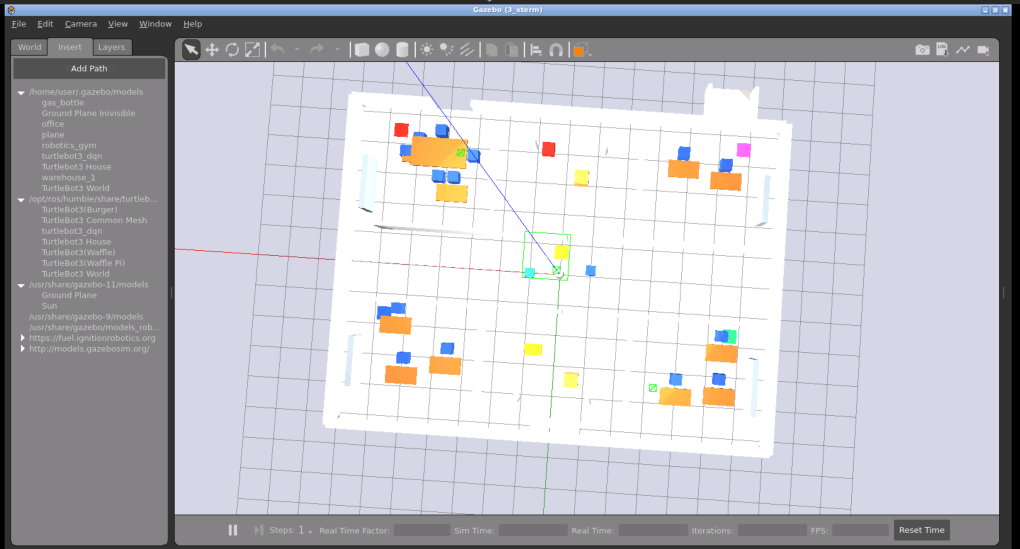
#> input picture docs/images/gazebo_environment.png, 3060 x 1647 px, found by its file name (shown at 1/3 size)
$ python generate_paper_figures.py
#> lines starting #> are read from the running program, lines starting #| are printed output that depends on the picture
"""Generate manuscript figures for the EMRMF paper.

Outputs are written to docs/images/paper_figures by default.
"""

from __future__ import annotations

import argparse
import math
from pathlib import Path

import matplotlib.pyplot as plt
import numpy as np
import pandas as pd


BLUE = '#2563eb'
GREEN = '#16a34a'
RED = '#dc2626'
AMBER = '#d97706'
GRAY = '#475569'
LIGHT = '#f8fafc'


def save(fig: plt.Figure, path: Path) -> None:
    path.parent.mkdir(parents=True, exist_ok=True)
    fig.savefig(path, dpi=300, bbox_inches='tight')
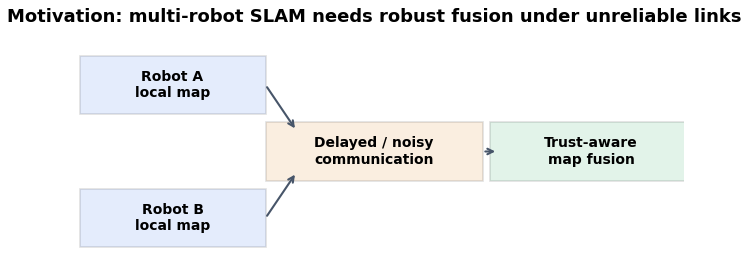
#> figure drawn by matplotlib, 1 panel
    plt.close(fig)


def box(ax, xy, text, color=BLUE, width=2.4, height=0.7):
    x, y = xy
    patch = plt.Rectangle((x - width / 2, y - height / 2), width, height, fc=color, ec='black', lw=1.2, alpha=0.12)
    ax.add_patch(patch)
    ax.text(x, y, text, ha='center', va='center', fontsize=10, weight='bold', wrap=True)


def arrow(ax, start, end, color=GRAY):
    ax.annotate('', xy=end, xytext=start, arrowprops=dict(arrowstyle='->', lw=1.5, color=color))


def fig01_motivation(output: Path) -> None:
    fig, ax = plt.subplots(figsize=(8, 4))
    ax.set_axis_off()
    box(ax, (1.4, 2.5), 'Robot A\nlocal map', BLUE)
    box(ax, (1.4, 0.9), 'Robot B\nlocal map', BLUE)
    box(ax, (4.0, 1.7), 'Delayed / noisy\ncommunication', AMBER, width=2.8)
    box(ax, (6.8, 1.7), 'Trust-aware\nmap fusion', GREEN, width=2.6)
    arrow(ax, (2.6, 2.5), (3.0, 1.95))
    arrow(ax, (2.6, 0.9), (3.0, 1.45))
    arrow(ax, (5.4, 1.7), (5.6, 1.7))
    ax.text(4.0, 3.25, 'Motivation: multi-robot SLAM needs robust fusion under unreliable links', ha='center', fontsize=13, weight='bold')
    ax.set_xlim(0, 8)
    ax.set_ylim(0, 3.7)
    save(fig, output / 'figure_01_motivation_sketch.png')


def fig02_architecture(output: Path) -> None:
    fig, ax = plt.subplots(figsize=(10, 5))
    ax.set_axis_off()
    labels = [
        ((1.5, 3.2), 'Phase 1\nLocal SLAM\npose + landmarks', BLUE),
        ((4.7, 3.2), 'Phase 2\nLoRa / DDS\nlatency + loss', AMBER),
        ((7.9, 3.2), 'Phase 3\nTrust-weighted\nglobal fusion', GREEN),
        ((1.5, 1.1), 'Robot team\n2-5 agents', GRAY),
        ((4.7, 1.1), 'Trust factor\ntheta from noise + delay', RED),
        ((7.9, 1.1), 'Outputs\nfused map + alerts', GREEN),
    ]
    for xy, text, color in labels:
        box(ax, xy, text, color=color, width=2.5, height=0.9)
    for y in (3.2, 1.1):
        arrow(ax, (2.75, y), (3.45, y))
        arrow(ax, (5.95, y), (6.65, y))
    arrow(ax, (4.7, 2.75), (4.7, 1.55))
    arrow(ax, (6.0, 1.1), (6.55, 2.85))
    ax.text(5.0, 4.55, 'Full Three-Phase EMRMF Architecture', ha='center', fontsize=15, weight='bold')
    ax.set_xlim(0, 10)
    ax.set_ylim(0, 5)
    save(fig, output / 'figure_02_three_phase_architecture.png')
#> in save (call 2), `fig.savefig(path, dpi=300, bbox_inches='tight')`:
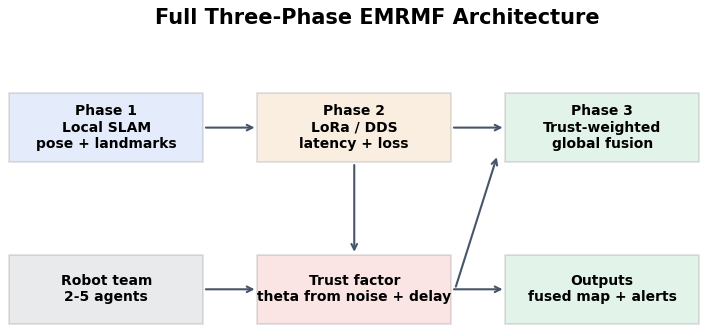
#> figure drawn by matplotlib, 1 panel


def fig03_slam_tree(output: Path) -> None:
    fig, ax = plt.subplots(figsize=(10, 5))
    ax.set_axis_off()
    nodes = {
        'SLAM': (5, 4.3),
        'Filtering': (2, 3.0),
        'Smoothing': (5, 3.0),
        'Learning': (8, 3.0),
        'EKF SLAM': (1.2, 1.7),
        'Particle SLAM': (2.8, 1.7),
        'Factor graph': (4.3, 1.7),
        'Pose graph': (5.7, 1.7),
        'Neural SLAM': (8, 1.7),
        'EMRMF focus': (5.0, 0.55),
    }
    for name, xy in nodes.items():
        color = GREEN if name == 'EMRMF focus' else BLUE if name in {'SLAM', 'Factor graph', 'Pose graph'} else GRAY
        box(ax, xy, name, color=color, width=1.8, height=0.55)
    for child in ['Filtering', 'Smoothing', 'Learning']:
        arrow(ax, nodes['SLAM'], nodes[child])
    for child in ['EKF SLAM', 'Particle SLAM']:
        arrow(ax, nodes['Filtering'], nodes[child])
    for child in ['Factor graph', 'Pose graph']:
        arrow(ax, nodes['Smoothing'], nodes[child])
    arrow(ax, nodes['Learning'], nodes['Neural SLAM'])
    arrow(ax, nodes['Factor graph'], nodes['EMRMF focus'])
    arrow(ax, nodes['Pose graph'], nodes['EMRMF focus'])
    ax.text(5, 4.85, 'SLAM Classification Tree', ha='center', fontsize=15, weight='bold')
    ax.set_xlim(0, 10)
    ax.set_ylim(0, 5.1)
    save(fig, output / 'figure_03_slam_classification_tree.png')
#> in save (call 3), `fig.savefig(path, dpi=300, bbox_inches='tight')`:
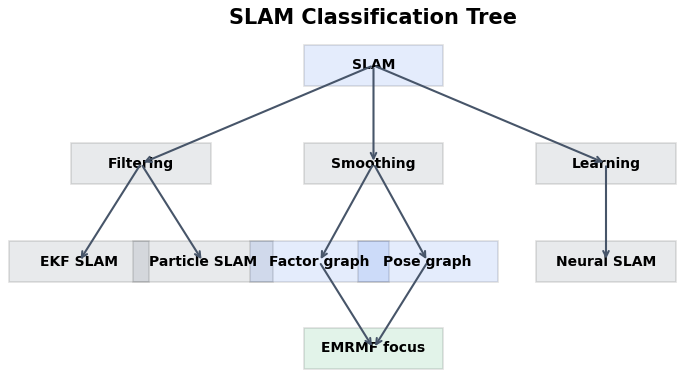
#> figure drawn by matplotlib, 1 panel


def fig04_ekf_vs_factor(output: Path) -> None:
    fig, axes = plt.subplots(1, 2, figsize=(10, 4))
    dense = np.ones((8, 8))
    sparse = np.eye(8)
    for i in range(7):
        sparse[i, i + 1] = sparse[i + 1, i] = 1
    sparse[0, 4] = sparse[4, 0] = 1
    sparse[2, 7] = sparse[7, 2] = 1
    axes[0].imshow(dense, cmap='Blues')
    axes[0].set_title('EKF covariance: dense coupling')
    axes[1].imshow(sparse, cmap='Greens')
    axes[1].set_title('Factor graph: sparse constraints')
    for ax in axes:
        ax.set_xlabel('State index')
        ax.set_ylabel('State index')
        ax.set_xticks([])
        ax.set_yticks([])
    fig.suptitle('Dense EKF Representation vs Sparse Factor Graph', fontsize=14, weight='bold')
    save(fig, output / 'figure_04_ekf_dense_vs_sparse_factor_graph.png')
#> in save (call 4), `fig.savefig(path, dpi=300, bbox_inches='tight')`:
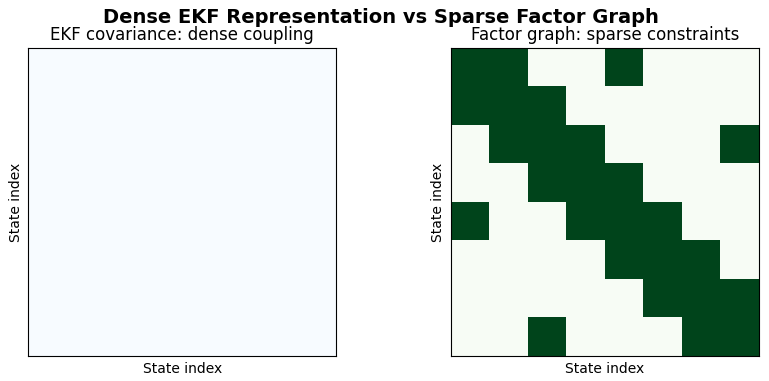
#> figure drawn by matplotlib, 2 panels


def fig05_trust_curves(output: Path) -> None:
    residual = np.linspace(0, 1.2, 300)
    tau = 0.5
    fig, ax = plt.subplots(figsize=(8, 4))
    for p, color in [(2, BLUE), (3, GREEN), (4, RED)]:
        theta = np.maximum(0.0, 1.0 - np.power(residual / tau, p))
        ax.plot(residual, theta, lw=2, label=f'p={p}', color=color)
    ax.set_xlabel('Residual norm ||e_ij||')
    ax.set_ylabel(r'Trust factor $\theta$')
    ax.set_title('Conceptual Trust Curves')
    ax.grid(True, alpha=0.35)
    ax.legend()
    save(fig, output / 'figure_05_trust_curves.png')
#> in save (call 5), `fig.savefig(path, dpi=300, bbox_inches='tight')`:
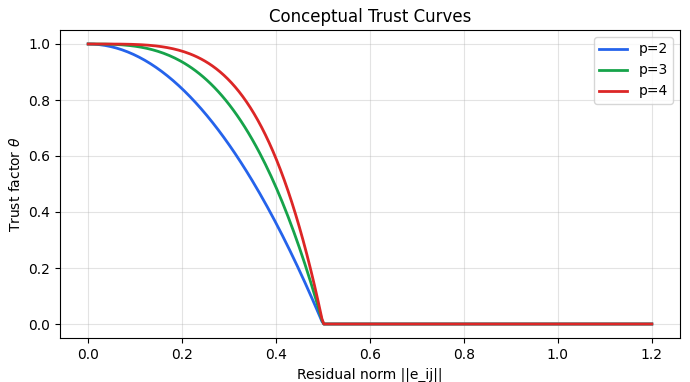
#> figure drawn by matplotlib, 1 panel; curve peaks at x = 0, y = 1; curve peaks at x = 0, y = 1; curve peaks at x = 0, y = 1


def screenshot_figure(source: Path, title: str, destination: Path) -> None:
#> called with title = 'Gazebo Environment'
    img = plt.imread(source)
#> img is the input picture: shape (1647, 3060, 4) float32; mean R, G, B, A 0.718, 0.719, 0.771, 1
    fig, ax = plt.subplots(figsize=(8, 5))
    ax.imshow(img)
    ax.set_title(title, fontsize=14, weight='bold')
    ax.set_axis_off()
    save(fig, destination)


def fig06_to_08_screenshots(repo: Path, output: Path) -> None:
    screenshot_figure(repo / 'docs/images/gazebo_environment.png', 'Gazebo Environment', output / 'figure_06_gazebo_environment.png')
    screenshot_figure(repo / 'docs/images/gazebo_2_robot_experiment.png', 'Two-Robot Experiment', output / 'figure_07_2_robot_experiment.png')
    screenshot_figure(repo / 'docs/images/gazebo_5_robot_scalability.png', 'Five-Robot Scalability Scenario', output / 'figure_08_5_robot_scalability.png')


# [91 lines left out: functions fig09_ablation, fig10_delay_loss, fig11_p_gamma_heatmap, fig12_scalability, fig13_outage_recovery, not called in this run]


def generate(repo: Path, output: Path) -> None:
    fig01_motivation(output)
    fig02_architecture(output)
    fig03_slam_tree(output)
    fig04_ekf_vs_factor(output)
    fig05_trust_curves(output)
    fig06_to_08_screenshots(repo, output)
    fig09_ablation(repo, output)
    fig10_delay_loss(repo, output)
    fig11_p_gamma_heatmap(output)
    fig12_scalability(repo, output)
    fig13_outage_recovery(output)


def main() -> None:
    parser = argparse.ArgumentParser(description=__doc__)
    parser.add_argument('--repo', default='.', type=Path)
    parser.add_argument('--output', default='docs/images/paper_figures', type=Path)
    args = parser.parse_args()
    generate(args.repo, args.output)


if __name__ == '__main__':
#> (the run stopped early here; a loop or call above may not have finished)
